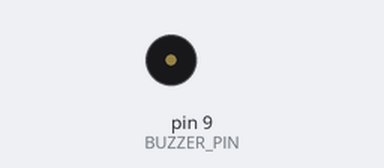
Simulated run of this sketch. Board: Arduino Uno, built with avr-gcc and run on an emulated ATmega328P. On the bench: buzzer (waves = sounding). What the sketch prints to the serial monitor is not drawn.

Above: at 3.3 s.
At 6.84 s:
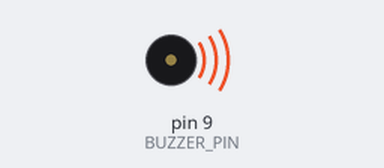
Timing chart, 0 to 7.3 s (numbered marks = the images above):
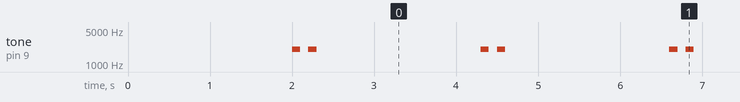

The sketch:

testBuzzer.ino
```cpp
#include "EasyBuzzer.h"

// Define the pin your buzzer's positive (longer) leg or signal wire is connected to
const int BUZZER_PIN = 9;

void setup() {
  Serial.begin(115200);
  delay(2000); // Give the serial monitor time to open
  Serial.println("Starting Buzzer Test...");

  // 1. Tell the library which pin to control
  EasyBuzzer.setPin(BUZZER_PIN);

  // 2. Configure the double-beep pattern
  // Arguments:
  // Frequency (Hz), On-Time (ms), Off-Time (ms), Beeps per cycle, Pause between cycles (ms), Number of cycles (0 = forever)
  EasyBuzzer.beep(2000, 100, 100, 2, 2000, 0);
}

void loop() {
  // 3. This single command handles all the timing without freezing your board
  EasyBuzzer.update();
}
```

Measured:
- by itself, tone on pin 9 (BUZZER_PIN): repeats every 2.3 s: silent 0.10 s, 2000 Hz 0.10 s, silent 2.0 s, 2000 Hz 0.10 s
